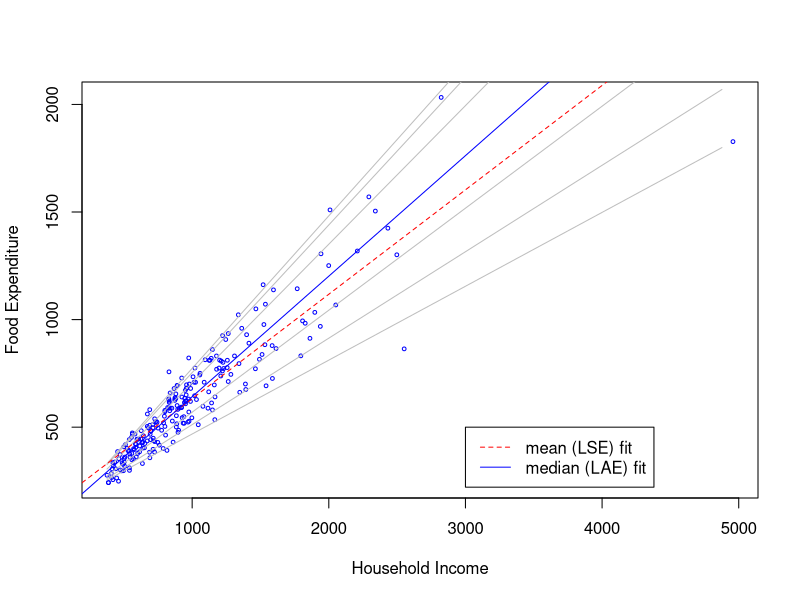
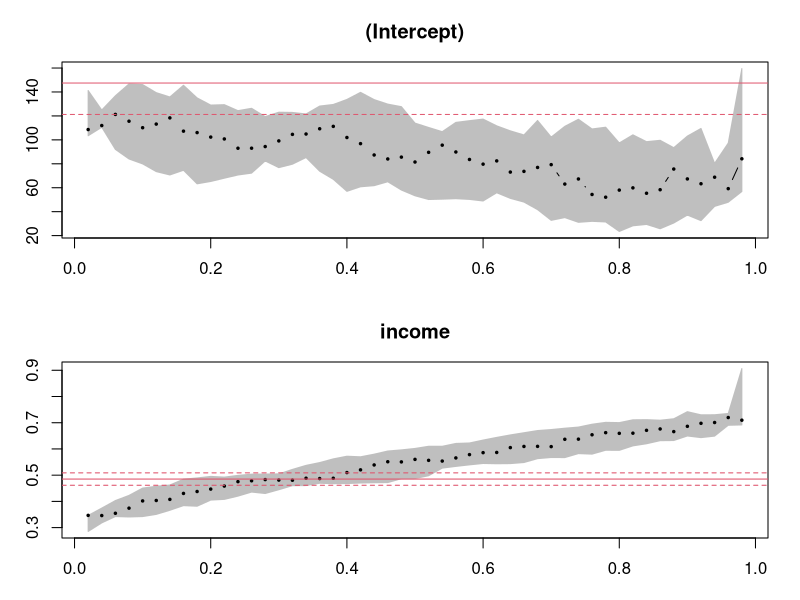
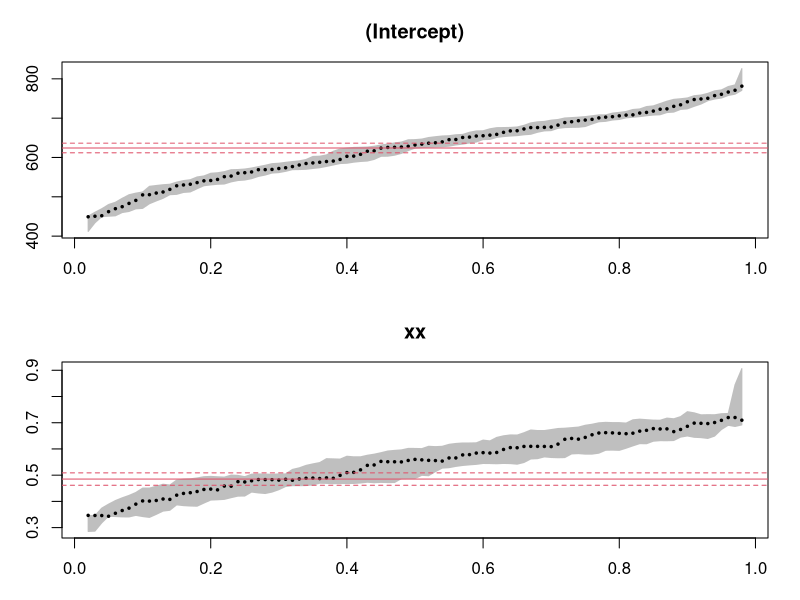
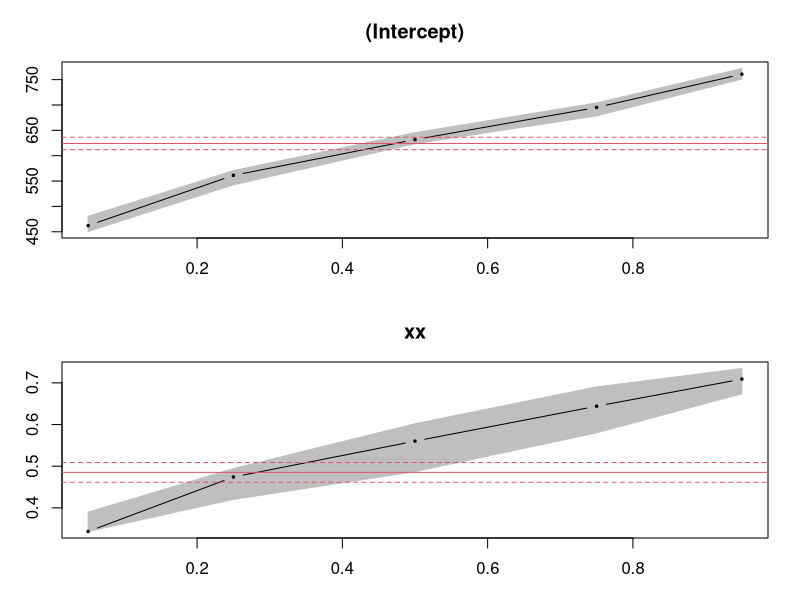
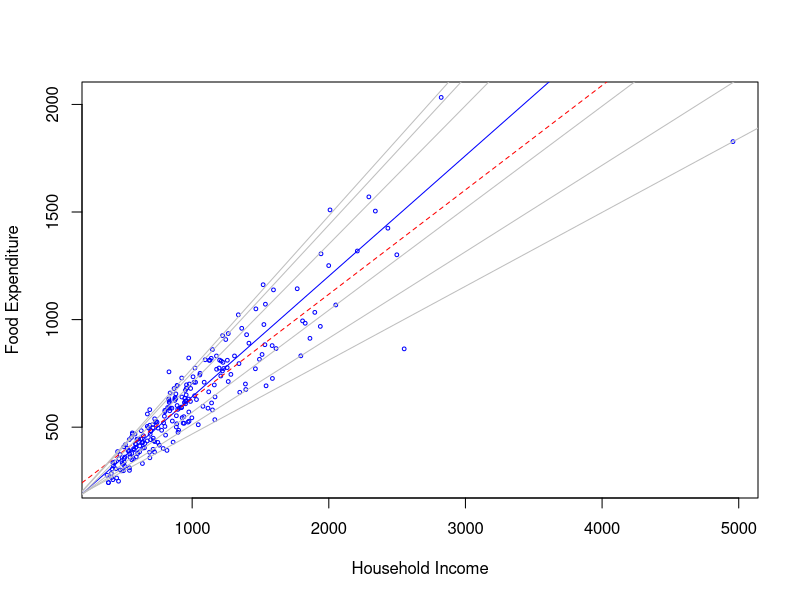
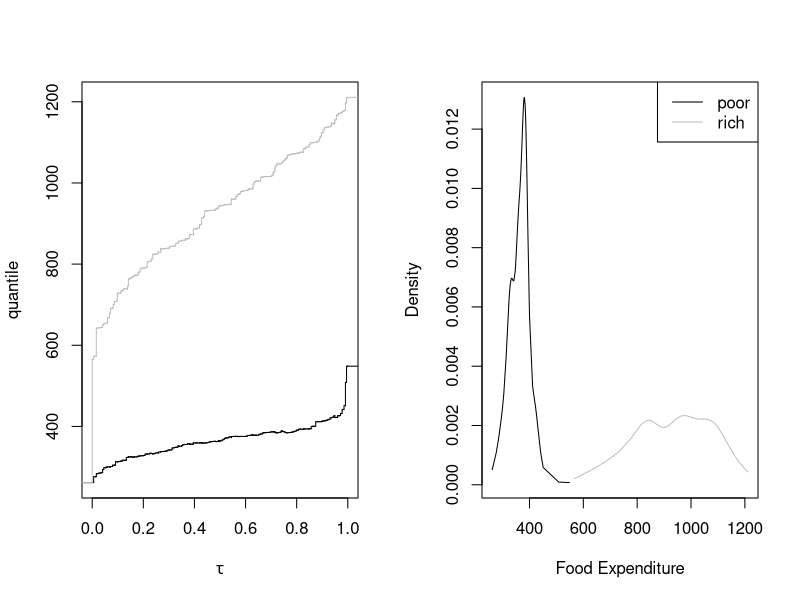
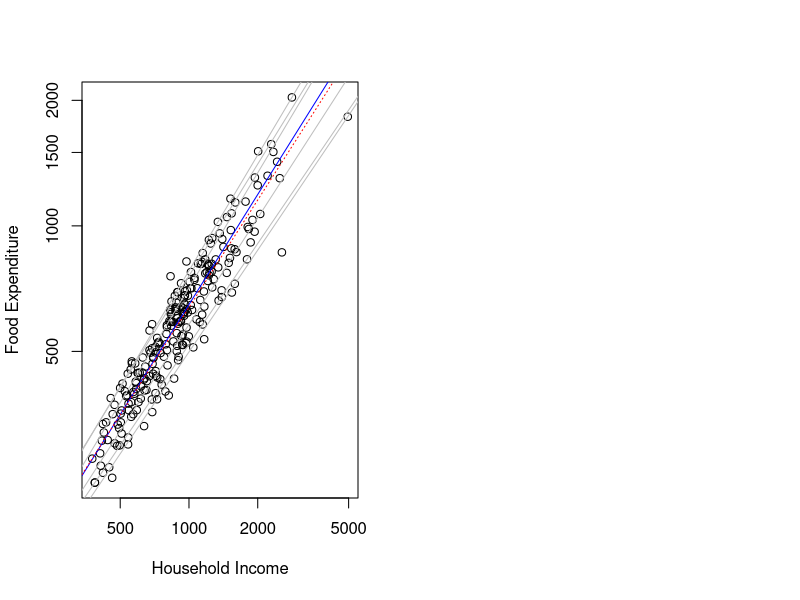

The R script that drew these images, in order:
library(quantreg)
example(rq)
#####
#engel,tau = 0.5
data(engel)
head(engel)
#foodexp(Y) ~ income(X)
#tau of Y
fit1 <- rq(foodexp ~ income, tau = 0.5, data = engel)
fit1
#get upper bound and lower bound of coefficients
#se=rank
summary(fit1)
#residuals:extracts model residuals from objects returned by modeling functions
r1 <- resid(fit1)
#coefficients of model
c1 <- coef(fit1)
#kernal
summary(fit1,se = "ker")
#bootstrap
summary(fit1,se = "boot")

#####
#engel coefficients for different tau
xx <- income - mean(income)
fit1 <- summary(rq(foodexp~xx,tau=2:98/100))
fit2 <- summary(rq(foodexp~xx,tau=c(.05, .25, .5, .75, .95)))
#new window
#windows(5,5)
plot(fit1)
plot(fit2)
# pdf("engelcoef.pdf",width=6.5,height=3.5)
# plot(fit1,mfrow = c(1,2))
# dev.off()
# latex(fit2, caption="Engel's Law", transpose=TRUE)

#####
#engel, regression with different tau
attach(engel)
plot(income,foodexp,cex=.25,type="n",xlab="Household Income", ylab="Food Expenditure")
#draw points
points(income,foodexp,cex=0.5,col="blue")
#draw line with tau = 0.5
abline(rq(foodexp~income,tau=0.5),col="blue")
#the dreaded ols line
#lm fit linear models
abline(lm(foodexp~income),lty=2,col="red")
#draw regression line with taus
taus <- c(.05,.1,.25,.75,.90,.95)
for(i in 1:length(taus)){
  abline(rq(foodexp~income,tau=taus[i]),col="gray")
}

#####
#fit model comparation of different taus
#anova of Quantile Regression
fit1 <- rq(foodexp~income,tau=.25)
fit2 <- rq(foodexp~income,tau=.50)
fit3 <- rq(foodexp~income,tau=.75)
anova(fit1, fit2, fit3)

#####
#Poor VS Rich of Expenditure
#tau outside this range,all values of tau in (0,1) are desired
z <- rq(foodexp~income,tau=-1)
z$sol
#Poor is defined as at the .1 quantile of the sample distn
x.poor <- quantile(income,.1)
#Rich is defined as at the .9 quantile of the sample distn
x.rich <- quantile(income,.9)
#each tau
ps <- z$sol[1,]
#Food Expenditure of poor and rich in each tau of Food Expenditure
qs.poor <- c(c(1,x.poor)%*%z$sol[4:5,])
qs.rich <- c(c(1,x.rich)%*%z$sol[4:5,])
## now plot the two quantile functions to compare
par(mfrow = c(1,2))
plot(c(ps,ps),c(qs.poor,qs.rich), type="n", xlab = expression(tau), ylab = "quantile")
# Food Expenditure step function for poor in each tau of Food Expenditure
plot(stepfun(ps,c(qs.poor[1],qs.poor)), do.points=FALSE, add=TRUE)
# Food Expenditure step function for rich in each tau of Food Expenditure
plot(stepfun(ps,c(qs.poor[1],qs.rich)), do.points=FALSE, add=TRUE,col.hor = "gray", col.vert = "gray")
## now plot associated conditional density estimates
## weights from ps (process)
ps.wts <- (c(0,diff(ps)) + c(diff(ps),0))/2
## Univariate adaptive kernel density estimation
ap <- akj(qs.poor, z=qs.poor, p = ps.wts)
ar <- akj(qs.rich, z=qs.rich, p = ps.wts)
plot(c(qs.poor,qs.rich),c(ap$dens,ar$dens),type="n",xlab= "Food Expenditure", ylab= "Density")
lines(qs.rich, ar$dens, col="gray")
lines(qs.poor, ap$dens, col="black")
legend("topright", c("poor","rich"), lty = c(1,1), col=c("black","gray"))

#####
#log qr
plot(income,foodexp,log="xy",xlab="Household Income", ylab="Food Expenditure")
taus <- c(.05,.1,.25,.75,.90,.95)
abline(rq(log10(foodexp)~log10(income),tau=.5),col="blue")
abline(lm(log10(foodexp)~log10(income)),lty = 3,col="red")
for( i in 1:length(taus)){
  abline(rq(log10(foodexp)~log10(income),tau=taus[i]),col="gray")
}